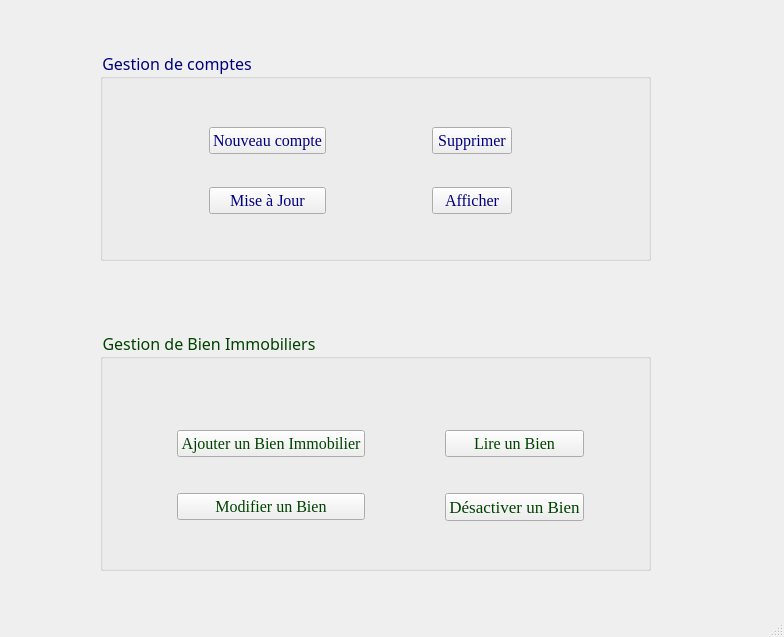
<?xml version="1.0" encoding="UTF-8"?>
<ui version="4.0">
 <class>FenetreAdmin</class>
 <widget class="QMainWindow" name="FenetreAdmin">
  <property name="geometry">
   <rect>
    <x>0</x>
    <y>0</y>
    <width>784</width>
    <height>637</height>
   </rect>
  </property>
  <property name="windowTitle">
   <string>MainWindow</string>
  </property>
  <property name="styleSheet">
   <string notr="true"/>
  </property>
  <widget class="QWidget" name="centralwidget">
   <widget class="QGroupBox" name="groupBox">
    <property name="geometry">
     <rect>
      <x>100</x>
      <y>50</y>
      <width>551</width>
      <height>211</height>
     </rect>
    </property>
    <property name="font">
     <font>
      <family>Algerian</family>
      <pointsize>12</pointsize>
     </font>
    </property>
    <property name="styleSheet">
     <string notr="true">color: rgb(0, 0, 127);
background-image: url(:/img/img/1.JPG);</string>
    </property>
    <property name="title">
     <string>Gestion de comptes</string>
    </property>
    <widget class="QWidget" name="gridLayoutWidget">
     <property name="geometry">
      <rect>
       <x>10</x>
       <y>50</y>
       <width>501</width>
       <height>141</height>
      </rect>
     </property>
     <layout class="QGridLayout" name="gridLayout">
      <item row="1" column="1">
       <widget class="QPushButton" name="pushButtonUpdate">
        <property name="font">
         <font>
          <family>Times New Roman</family>
          <pointsize>12</pointsize>
         </font>
        </property>
        <property name="text">
         <string>Mise à Jour</string>
        </property>
       </widget>
      </item>
      <item row="1" column="4">
       <spacer name="horizontalSpacer_2">
        <property name="orientation">
         <enum>Qt::Horizontal</enum>
        </property>
        <property name="sizeHint" stdset="0">
         <size>
          <width>40</width>
          <height>20</height>
         </size>
        </property>
       </spacer>
      </item>
      <item row="1" column="3">
       <widget class="QPushButton" name="pushButtonAhow">
        <property name="font">
         <font>
          <family>Times New Roman</family>
          <pointsize>12</pointsize>
         </font>
        </property>
        <property name="text">
         <string>Afficher</string>
        </property>
       </widget>
      </item>
      <item row="0" column="3">
       <widget class="QPushButton" name="pushButtonDelete">
        <property name="font">
         <font>
          <family>Times New Roman</family>
          <pointsize>12</pointsize>
         </font>
        </property>
        <property name="text">
         <string>Supprimer</string>
        </property>
       </widget>
      </item>
      <item row="1" column="0">
       <spacer name="horizontalSpacer">
        <property name="orientation">
         <enum>Qt::Horizontal</enum>
        </property>
        <property name="sizeHint" stdset="0">
         <size>
          <width>40</width>
          <height>20</height>
         </size>
        </property>
       </spacer>
      </item>
      <item row="0" column="1">
       <widget class="QPushButton" name="pushButtonAddUser">
        <property name="font">
         <font>
          <family>Times New Roman</family>
          <pointsize>12</pointsize>
         </font>
        </property>
        <property name="text">
         <string>Nouveau compte</string>
        </property>
       </widget>
      </item>
      <item row="0" column="2">
       <spacer name="horizontalSpacer_3">
        <property name="orientation">
         <enum>Qt::Horizontal</enum>
        </property>
        <property name="sizeHint" stdset="0">
         <size>
          <width>40</width>
          <height>20</height>
         </size>
        </property>
       </spacer>
      </item>
     </layout>
    </widget>
   </widget>
   <widget class="QGroupBox" name="groupBox_3">
    <property name="geometry">
     <rect>
      <x>100</x>
      <y>330</y>
      <width>551</width>
      <height>241</height>
     </rect>
    </property>
    <property name="font">
     <font>
      <family>Algerian</family>
      <pointsize>12</pointsize>
     </font>
    </property>
    <property name="styleSheet">
     <string notr="true">color: rgb(0, 66, 0);
</string>
    </property>
    <property name="title">
     <string>Gestion de Bien Immobiliers</string>
    </property>
    <widget class="QWidget" name="gridLayoutWidget_3">
     <property name="geometry">
      <rect>
       <x>40</x>
       <y>70</y>
       <width>481</width>
       <height>151</height>
      </rect>
     </property>
     <layout class="QGridLayout" name="gridLayout_3">
      <item row="1" column="1">
       <widget class="QPushButton" name="pushButtonModifier">
        <property name="font">
         <font>
          <family>Times New Roman</family>
          <pointsize>12</pointsize>
         </font>
        </property>
        <property name="text">
         <string>Modifier un Bien</string>
        </property>
       </widget>
      </item>
      <item row="0" column="1">
       <widget class="QPushButton" name="pushButtonAddBI">
        <property name="font">
         <font>
          <family>Times New Roman</family>
          <pointsize>12</pointsize>
         </font>
        </property>
        <property name="text">
         <string>Ajouter un Bien Immobilier</string>
        </property>
       </widget>
      </item>
      <item row="0" column="0">
       <spacer name="horizontalSpacer_4">
        <property name="orientation">
         <enum>Qt::Horizontal</enum>
        </property>
        <property name="sizeHint" stdset="0">
         <size>
          <width>40</width>
          <height>20</height>
         </size>
        </property>
       </spacer>
      </item>
      <item row="0" column="5">
       <spacer name="horizontalSpacer_5">
        <property name="orientation">
         <enum>Qt::Horizontal</enum>
        </property>
        <property name="sizeHint" stdset="0">
         <size>
          <width>40</width>
          <height>20</height>
         </size>
        </property>
       </spacer>
      </item>
      <item row="0" column="3">
       <spacer name="horizontalSpacer_6">
        <property name="orientation">
         <enum>Qt::Horizontal</enum>
        </property>
        <property name="sizeHint" stdset="0">
         <size>
          <width>40</width>
          <height>20</height>
         </size>
        </property>
       </spacer>
      </item>
      <item row="1" column="4">
       <widget class="QPushButton" name="pushButtonDesactiver">
        <property name="font">
         <font>
          <family>Times New Roman</family>
          <pointsize>13</pointsize>
         </font>
        </property>
        <property name="text">
         <string>Désactiver un Bien</string>
        </property>
       </widget>
      </item>
      <item row="0" column="4">
       <widget class="QPushButton" name="pushButtonRead">
        <property name="font">
         <font>
          <family>Times New Roman</family>
          <pointsize>12</pointsize>
         </font>
        </property>
        <property name="text">
         <string>Lire un Bien</string>
        </property>
       </widget>
      </item>
      <item row="0" column="2">
       <spacer name="horizontalSpacer_7">
        <property name="orientation">
         <enum>Qt::Horizontal</enum>
        </property>
        <property name="sizeHint" stdset="0">
         <size>
          <width>40</width>
          <height>20</height>
         </size>
        </property>
       </spacer>
      </item>
     </layout>
    </widget>
   </widget>
  </widget>
  <widget class="QMenuBar" name="menubar">
   <property name="geometry">
    <rect>
     <x>0</x>
     <y>0</y>
     <width>784</width>
     <height>28</height>
    </rect>
   </property>
  </widget>
  <widget class="QStatusBar" name="statusbar"/>
 </widget>
 <resources/>
 <connections/>
</ui>
